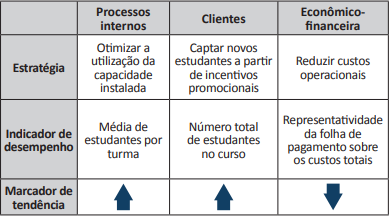
#> input picture Administração 2018/images/administracao_2018_m_13_0.png, 389 x 216 px
$ python -i image.py   (imports and definitions only)
#> lines starting #> are read from the running program, lines starting #| are printed output that depends on the picture
#> further down, picture is the input picture: shape (216, 389, 3); mean B, G, R 217.9, 216.9, 216.6
import cv2
import numpy as np
from platform import system

# [11 lines not run here, left out]


WIN_NAME_CROP = 'Select region to crop'
WIN_NAME_CAPTURE = 'Image captured'


class ImageGrabException(Exception):
    pass


def grab_image_from_clipboard():
    return np.array(grab_clipboard())


def manual_crop(img, roi):
    return img[int(roi[1]):int(roi[1] + roi[3]), int(roi[0]):int(roi[0] + roi[2])]


def auto_crop(img, grayscale=False):
    """
    crops image based on bounding rectangle
    """
#> called with grayscale = False
    gray = cv2.cvtColor(img, cv2.COLOR_BGR2GRAY)
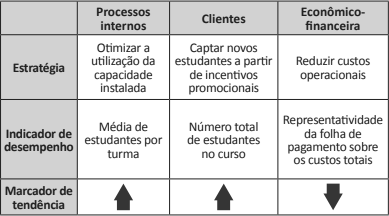
#> gray: shape (216, 389); min 32, max 255, mean 216.9
    mask = cv2.bitwise_not(gray)
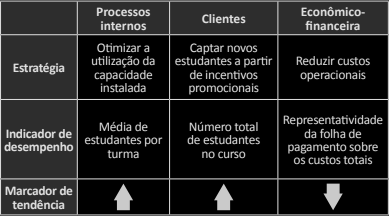
#> mask: shape (216, 389); min 0, max 223, mean 38.1
    roi = cv2.boundingRect(mask)
#> roi = (0, 0, 389, 216)
    if grayscale:
        return manual_crop(gray, roi)
    return manual_crop(img, roi)


def best_crop(img, roi, grayscale=False):
    return auto_crop(manual_crop(img, roi), grayscale=grayscale)


def capture_image(grayscale=False):
    try:
        img_grab = grab_image_from_clipboard()
    except (IsADirectoryError, FileNotFoundError, IOError, Exception) as e:
        raise ImageGrabException('Failed to grab image.\n', e)

    image = cv2.cvtColor(img_grab, cv2.COLOR_RGB2BGR)
    roi = cv2.selectROI(WIN_NAME_CROP, image)
    cv2.destroyWindow(WIN_NAME_CROP)
    if roi[2:] == (0, 0):  # (0, 0, 0, 0) if no ROI is selected; (x, y, 0, 0) if clicked but no area was selected
        return None
    return best_crop(image, roi, grayscale)

>>> import cv2
>>> picture = cv2.imread('../Administração 2018/images/administracao_2018_m_13_0.png')
>>> result = auto_crop(picture)

$ run again, on Administração 2018/images/administracao_2018_m_13_1.png
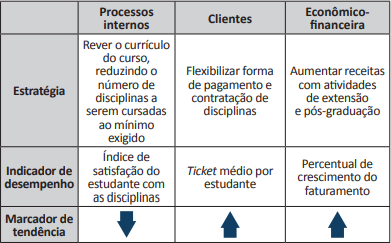
#> input picture Administração 2018/images/administracao_2018_m_13_1.png, 391 x 243 px
#> picture is the input picture: shape (243, 391, 3); mean B, G, R 218.6, 217.6, 217.4
#> in auto_crop, `gray = cv2.cvtColor(img, cv2.COLOR_BGR2GRAY)`:
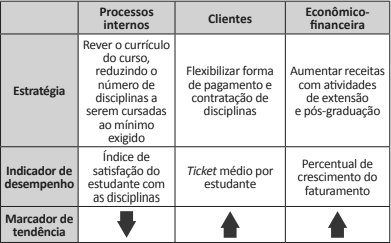
#> gray: shape (243, 391); min 32, max 255, mean 217.7
#> in auto_crop, `mask = cv2.bitwise_not(gray)`:
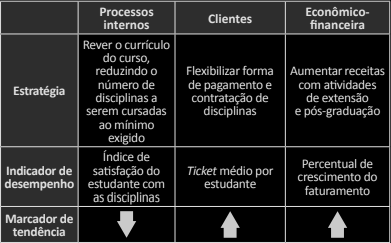
#> mask: shape (243, 391); min 0, max 223, mean 37.3
#> roi = (0, 0, 391, 243)

$ run again, on Administração 2018/images/administracao_2018_m_13_3.png
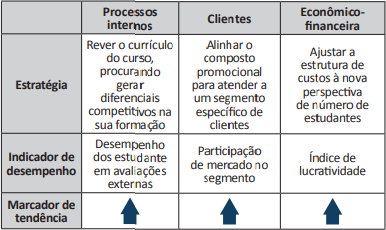
#> input picture Administração 2018/images/administracao_2018_m_13_3.png, 386 x 230 px
#> picture is the input picture: shape (230, 386, 3); mean B, G, R 216.2, 215.2, 215
#> in auto_crop, `gray = cv2.cvtColor(img, cv2.COLOR_BGR2GRAY)`:
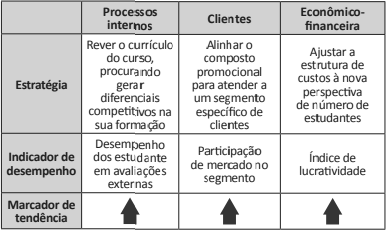
#> gray: shape (230, 386); min 32, max 255, mean 215.3
#> in auto_crop, `mask = cv2.bitwise_not(gray)`:
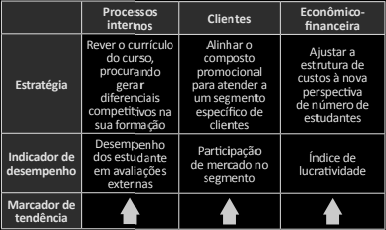
#> mask: shape (230, 386); min 0, max 223, mean 39.7
#> roi = (0, 0, 386, 230)
